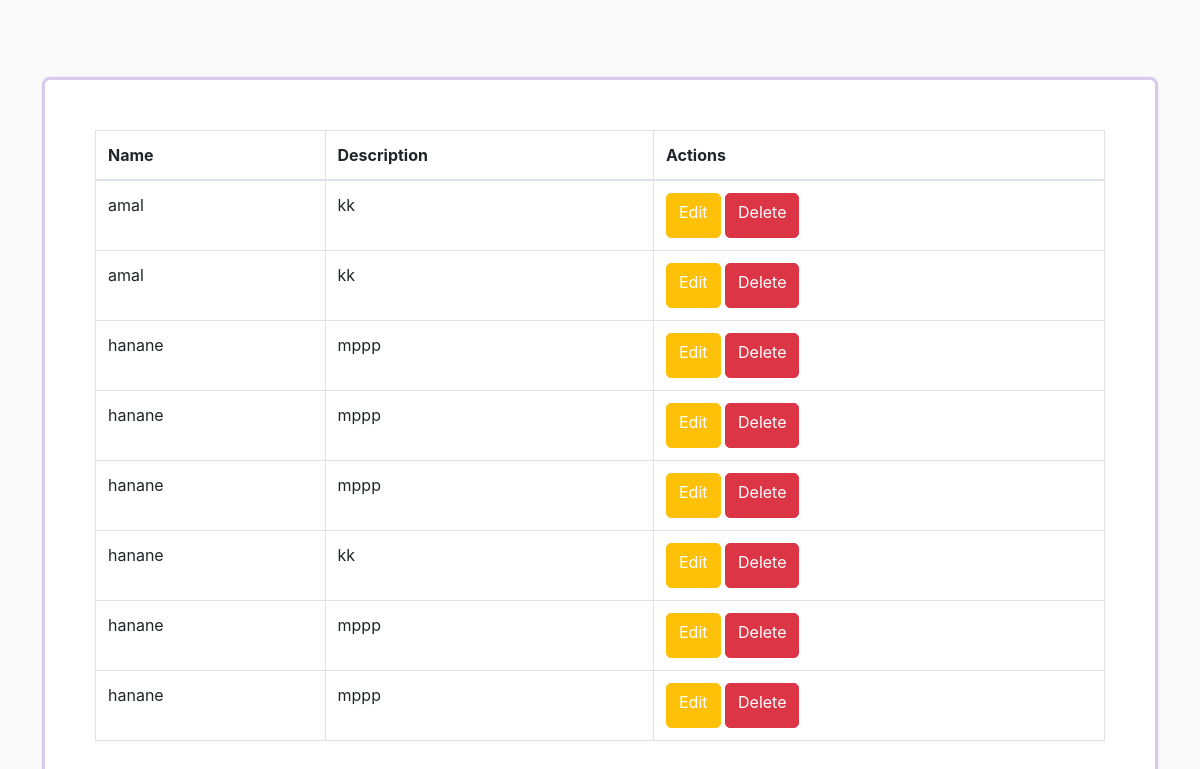
Screenshot of /medicaments.php with the database file from the repository.
### tables this page shows
CREATE TABLE IF NOT EXISTS `medicaments` (
  `id` int(11) NOT NULL AUTO_INCREMENT,
  `name` varchar(255) NOT NULL,
  `description` varchar(255) NOT NULL,
  PRIMARY KEY (`id`)
);

### medicaments.php (the view)
<?php include('./partial/header.php'); ?>
<?php include('./database/connection.php');
$sql = 'SELECT * FROM medicaments';
$result = $conn->query($sql);
?>
        <div class="form-container">
            <table class="table table-bordered">
                <thead>
                    <tr>
                        <th>Name</th>
                        <th>Description</th>
                        <th>Actions</th>
                    </tr>
                </thead>
                <?php
                if ($result->num_rows > 0) { ?>
                <tbody>
                <?php while($row = $result->fetch_assoc()) { ?>
                    <tr>
                        <td scope="row"><?= $row['name'] ?? '' ?></td>
                        <td><?= $row['description'] ?? '' ?></td>
                        <td>
                            <a href="/dradmin/med_edit.php?id=<?= $row['id'] ?>" class="btn btn-warning">Edit</a>
                            <a href="/dradmin/med_delete.php?id=<?= $row['id'] ?>" class="btn btn-danger">Delete</a>
                        </td>
                    </tr>
                <?php } ?>
                </tbody>
                <?php } ?>
            </table>
        </div>
    </div>
</body>
</html>

### assets/css/style.css (style rules this page uses)
body { background-color: #fafafa; }
.btn, .btn-primary :focus { color: #fff; box-shadow: 0 0 0 0 2rem rgba(114,61,190,.25); }
.form-control, .btn { border-radius: 5px; height: 45px; }
.login-form-container, .form-container { width: 40%; margin: 0 auto; margin-top: 30vh; background-color: #fff; padding: 50px; border-radius: 5px; box-shadow: 0 0 0 0.2rem rgba(114,61,190,.25); }
.form-container { width: inherit; margin-top: 10vh; }

### rows the page displays
medicaments: name "amal", description "kk"
medicaments: name "amal", description "kk"
medicaments: name "hanane", description "mppp"
medicaments: name "hanane", description "mppp"
medicaments: name "hanane", description "mppp"
medicaments: name "hanane", description "kk"
medicaments: name "hanane", description "mppp"
medicaments: name "hanane", description "mppp"
